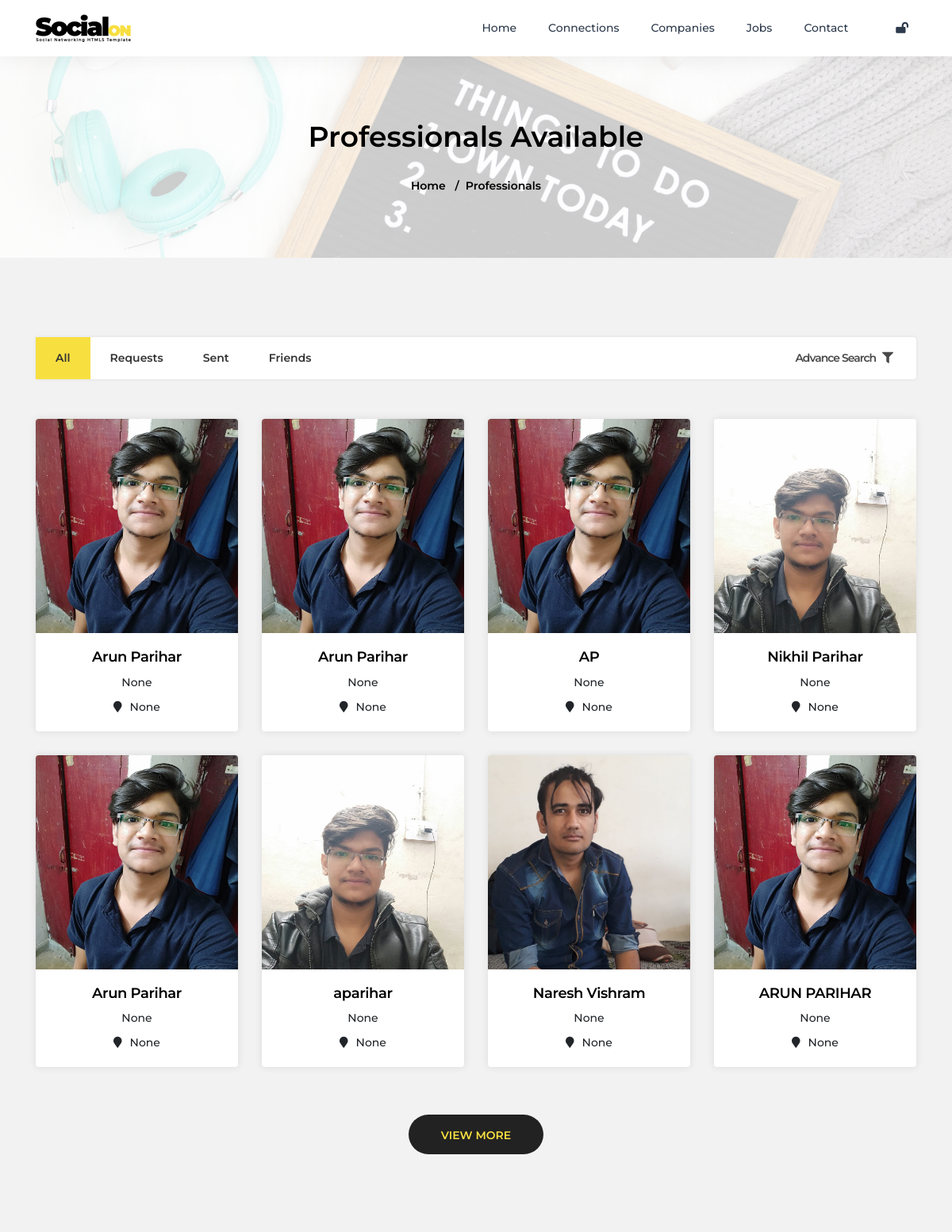
/professionals/all/ (signed in, upper part), run on an earlier commit of the app's database.
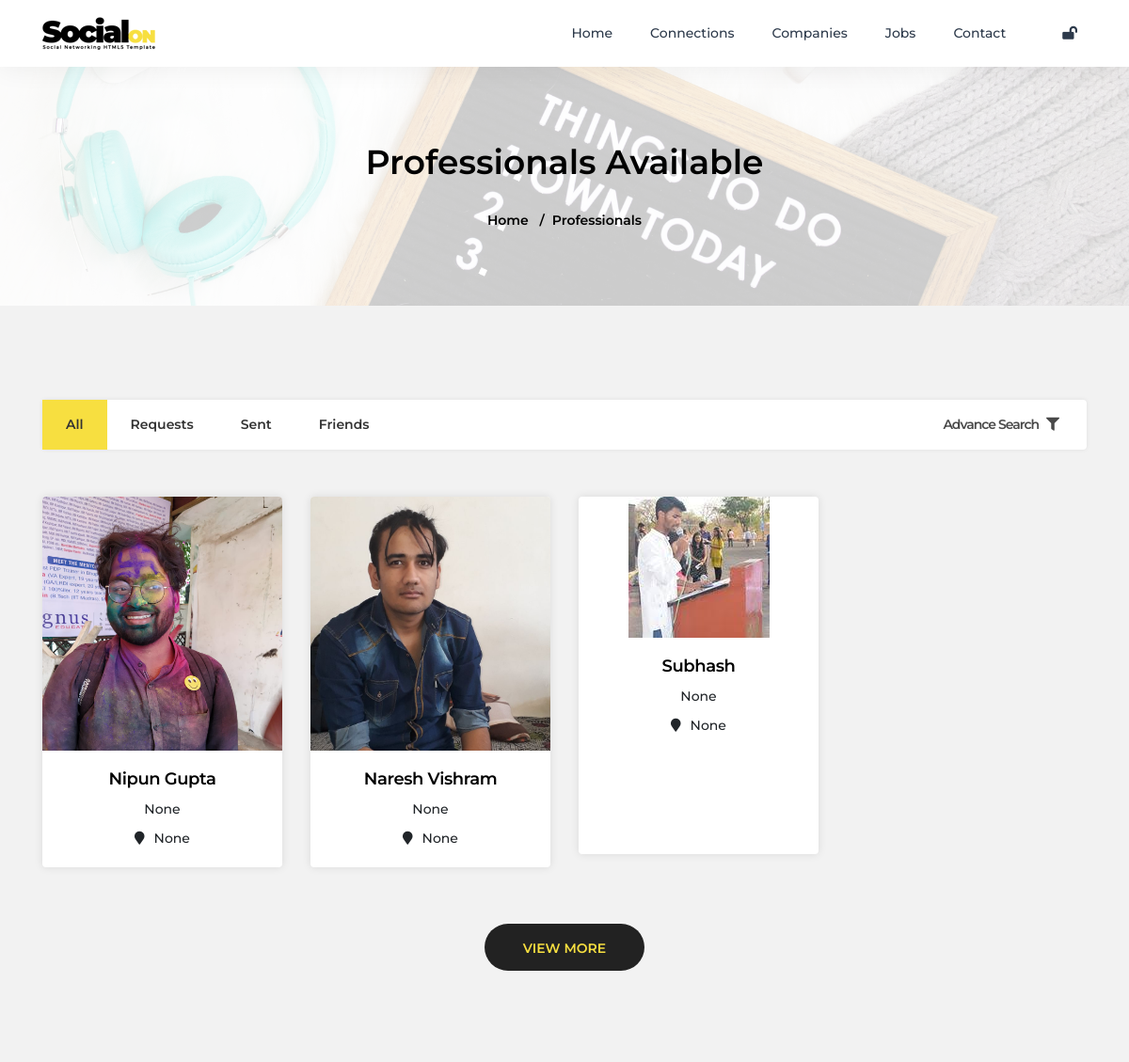
And on a later commit of the database.
### connect/models.py (models this page shows, shortened)
class UserData(models.Model):
    usr=models.ForeignKey(User,on_delete=models.CASCADE,blank=True,null=True) #connecting User
    name=models.CharField(max_length=50,blank=True,null=True)
    email = models.EmailField(blank=True, null=True)
    contact = models.IntegerField(blank=True, null=True)
    image = models.ImageField(blank=True, null=True)
    about=models.TextField(max_length=150,blank=True,null=True)
    dob=models.DateField(null=True,blank=True)
    location=models.CharField(max_length=100,null=True,blank=True)
    degree=models.CharField(max_length=100,null=True,blank=True)
    experience=models.CharField(max_length=100,null=True,blank=True)
    profile_title=models.CharField(max_length=200,null=True,blank=True)
    website=models.CharField(max_length=200,null=True,blank=True)
    facebook=models.URLField(null=True,blank=True)
    twitter=models.URLField(null=True,blank=True)
    linkedin=models.URLField(null=True,blank=True)
    instagram=models.URLField(null=True,blank=True)

### connect/views.py (the view, shortened to what this page needs)
# urls.py: path('professionals/<str:what>/',All_Profession,name="professionals"),
def All_Profession(request,what):
    if not request.user.is_authenticated:
        return redirect("login")
    logged_in_user=User.objects.get(username=request.user.username)
    me=UserData.objects.get(usr=logged_in_user)
    con_request = Connections.objects.filter(receiver=me, status="Sent")
    con_sent = Connections.objects.filter(sender=me, status="Sent")
    con_friend = Connections.objects.filter(Q(sender=me, status="friend") | Q(receiver=me, status="friend")).order_by("-date")
    data=""
    if what == "all":
        data = UserData.objects.all()
    all_users=UserData.objects.all()
    dict={"allusers":data,"what":what,"con_request":con_request, "con_sent":con_sent,"con_friend":con_friend}
    return render(request,"professionals.html",dict)

### connect/templates/professionals.html (shortened to what this page needs)
{% extends 'base.html' %}
  {% load static %}
{% block body %}
  <div id="content">
    <section class="sub-bnr">
      <div class="container">
        <h2>Professionals Available</h2>
        <nav aria-label="breadcrumb">
          <ol class="breadcrumb">
            <li class="breadcrumb-item"><a href="professionals.html#">Home</a></li>
            <li class="breadcrumb-item active" aria-current="page">Professionals</li>
          </ol>
        </nav>
      </div>
    </section>
    <main class="cd-main-content">
      <section class="padding-top-100 padding-bottom-100">
        <div class="container">
          <div class="cd-tab-filter-wrapper filter-wrapper">
            <div class="cd-tab-filter">
              <ul class="cd-filters">
                {% if what == "all" %}
                <li class="filter"><a class="selected" href="{% url 'professionals' 'all' %}">All</a></li>
                {% else %}
                <li class="filter"><a class="" href="{% url 'professionals' 'all' %}">All</a></li>
                {% endif %}
                {% if what == "Request" %}
                <li class="filter"><a class ="selected" href="{% url 'professionals' 'Request' %}" >Requests</a></li>
                {% else %}
                <li class="filter"><a class ="" href="{% url 'professionals' 'Request' %}" >Requests</a></li>
                {% endif %}
                {% if what == "Sent" %}
                <li class="filter"><a class="selected" href="{% url 'professionals' 'Sent' %}">Sent</a></li>
                {% else %}
                <li class="filter"><a class="" href="{% url 'professionals' 'Sent' %}">Sent</a></li>
                {% endif %}
                {% if what == "Friends" %}
                <li class="filter"><a class ="selected" href="{% url 'professionals' 'Friends' %}">Friends</a></li>
                {% else %}
                <li class="filter"><a class ="" href="{% url 'professionals' 'Friends' %}">Friends</a></li>
                {% endif %}
              </ul>
              <div class="filter-search"> <a class="fltr-srch collapsed" data-toggle="collapse" href="professionals.html#filter-detail" role="button" aria-expanded="false" aria-controls="collapseExample"> Advance Search <i class="fa fa-filter"></i> </a>
              </div>
            </div>
          </div>
          <section class="cd-gallery">
            <ul>
              {% if what == "all" %}
              {% for i in allusers %}
              {% if i.usr.username != request.user.username %}
              <li class="mix">
                <div class="team-inside">
                  <div class="img-sec"> <img src="{{i.image.url}}" class="img-responsive" alt="{{i.name}}" >
                  </div>
                  <div class="txt-sec">
                    <h5><a href="professionals.html#."> {{i.name}} </a></h5>
                    <span>{{i.profile_title}}</span> <span><i class="fa fa-map-marker"></i>{{i.location}}</span> </div>
                </div>
              </li>
              {% endif %}
              {% endfor %}
              {% endif %}
            </ul>
            <div class="clearfix"></div>
            <div class="btn-center margin-top-30 text-center"> <a href="professionals.html#." class="btn btn-inverse">View More</a> </div>
          </section>
        </div>
      </section>
    </main>
  </div>
  {% endblock %}

What changed in the data, as far as the page shows it:
removed UserData: name "Arun Parihar", profile_title "None", location "None"
removed UserData: name "Arun Parihar", profile_title "None", location "None"
removed UserData: name "AP", profile_title "None", location "None"
removed UserData: name "Nikhil Parihar", profile_title "None", location "None"
removed UserData: name "Arun Parihar", profile_title "None", location "None"
removed UserData: name "aparihar", profile_title "None", location "None"
removed UserData: name "ARUN PARIHAR", profile_title "None", location "None"
added UserData: name "Nipun Gupta", profile_title "None", location "None"
added UserData: name "Subhash", profile_title "None", location "None"
